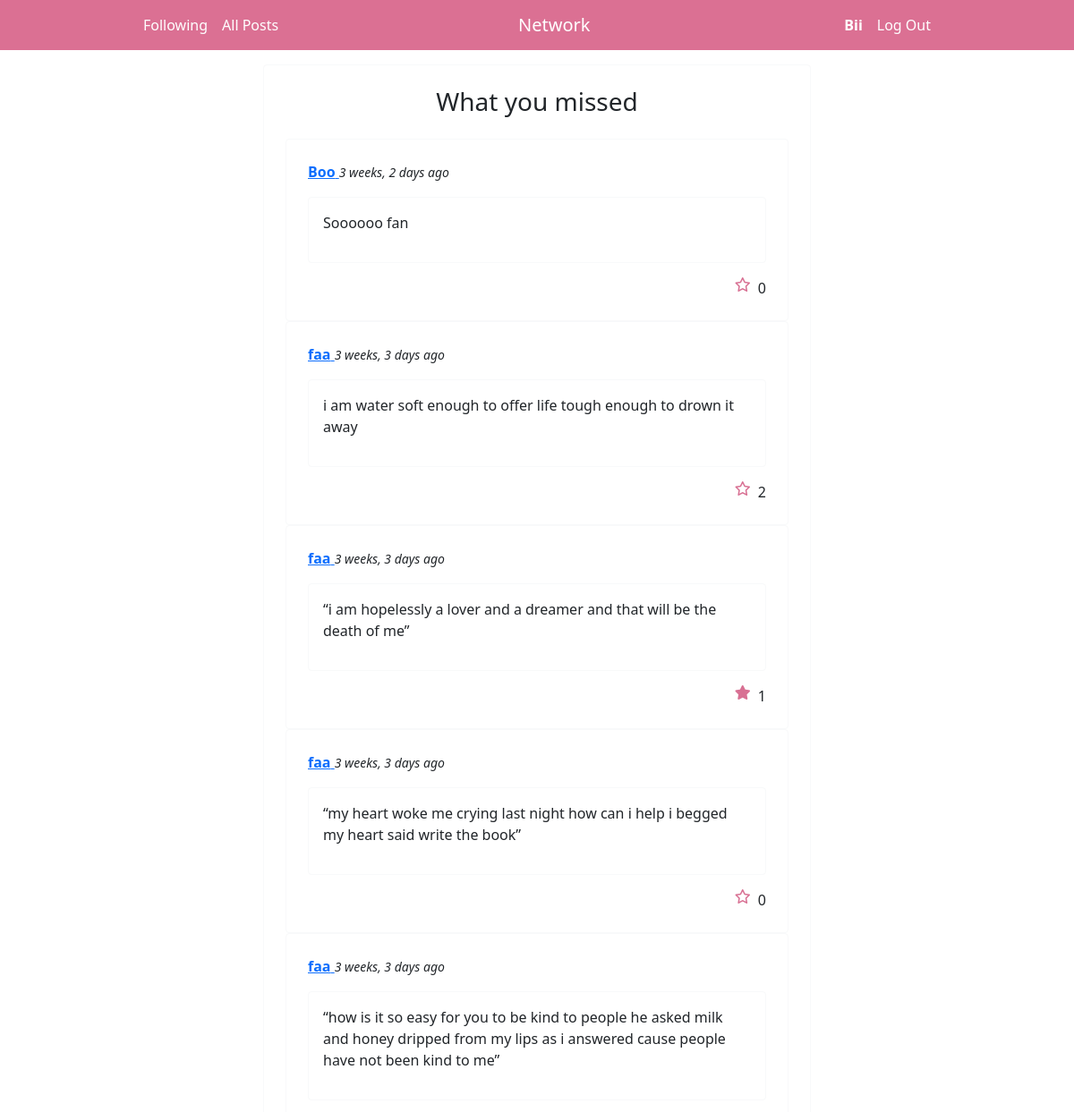
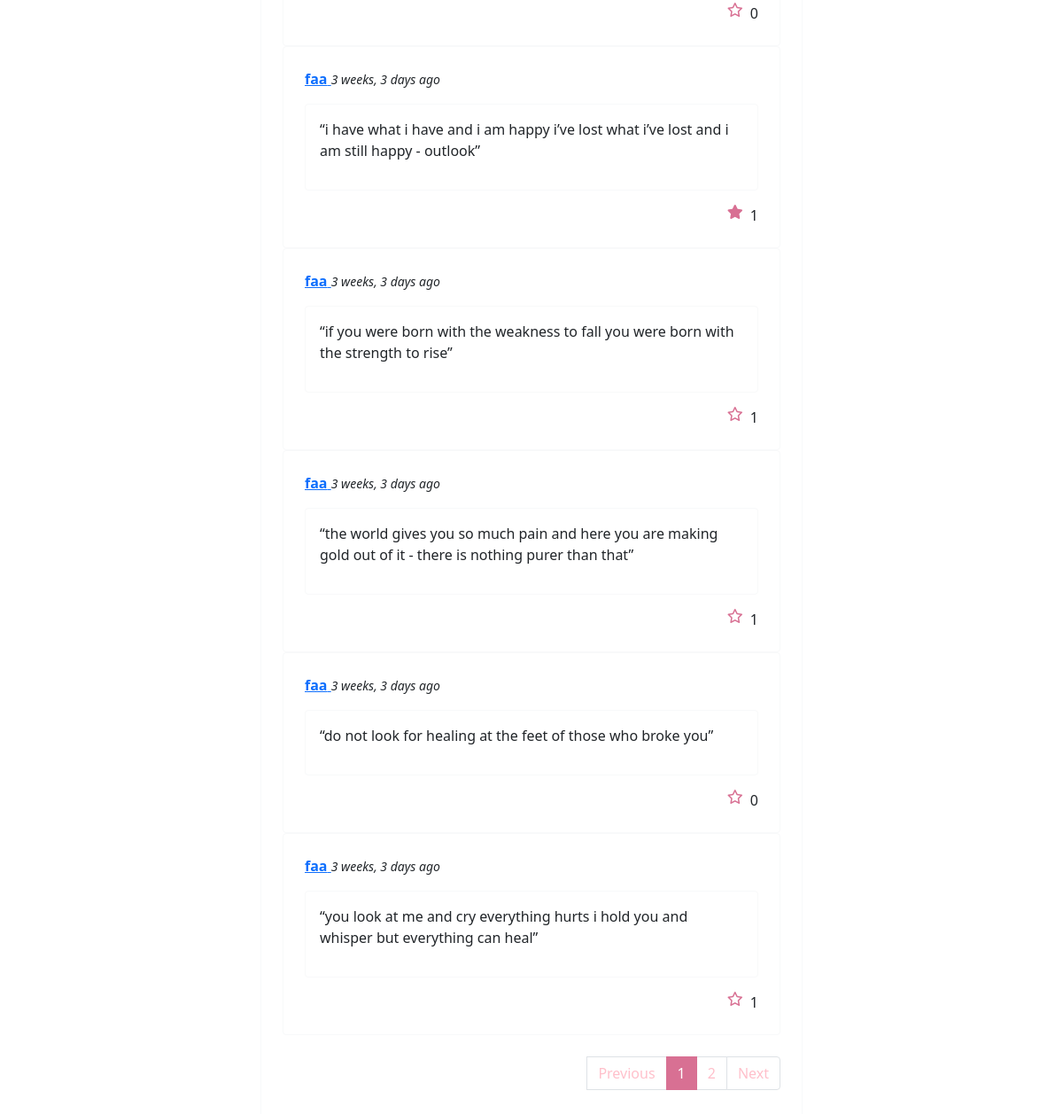
The page /following (signed in) on the database its author committed (2 pictures, top to bottom).
### network/models.py (models this page shows, shortened)
class User(AbstractUser):
    following = models.ManyToManyField("self", blank=True, related_name='followers', symmetrical=False)

class Post(models.Model):
    author = models.ForeignKey(User, on_delete=models.CASCADE, related_name="posts")
    content = models.CharField(max_length=10000)
    created_at = models.DateTimeField(auto_now_add=True)
    liked_by = models.ManyToManyField(User, blank=True, related_name="likes")
    def likes(self):
        return self.liked_by.all().count()
    class Meta:
        ordering = ['-created_at']

### network/views.py (the view)
# urls.py: path("following", views.following, name="following"),
@login_required(login_url='login')
def following(request):
    following = User.objects.get(pk=request.user.id).following.all()
    following_ids = following.values_list('pk', flat=True)
    following_posts = Post.objects.filter(author__in=following_ids)
    paginator = Paginator(following_posts, 10)
    page_number = request.GET.get('page', 1)
    page = paginator.get_page(page_number)
    return render(request, "network/following.html", {
        "posts": following_posts,
        "page": page,
        "previous_url": previous_url(page),
        "next_url": next_url(page)
    })

### network/models.py (called while the page is built)
def previous_url(page):
    if page.has_previous():
        previous_url = f'?page={page.previous_page_number()}'
    else:
        previous_url = ''
    return previous_url

def next_url(page):
    if page.has_next():
        next_url = f'?page={page.next_page_number()}'
    else:
        next_url = ''
    return next_url

### network/templates/network/following.html
{% extends "network/layout.html" %}
{% block body %}
    <div class="row justify-content-center">
        <div class="col-6 border border-light p-4 rounded mt-3">
            <h3 class="text-center mb-4">What you missed</h3>
            {% include "network/blockpost.html" %}
        </div>
    </div>
{% endblock %}

### network/templates/network/layout.html (shortened to what this page needs)
{% load static %}
<!DOCTYPE html>
<html lang="en">
    <head>
        <link href="https://cdn.jsdelivr.net/npm/bootstrap@5.1.3/dist/css/bootstrap.min.css" rel="stylesheet">
        <link href="{% static 'network/styles.css' %}" rel="stylesheet">
    </head>
    <body style="background: white;">
        <nav class="navbar navbar-expand-lg navbar-dark" style="background-color: #DB7093; padding-left: 140px; padding-right: 140px;">
            <div class="container-fluid">
                <div class="collapse navbar-collapse" id="navbarTogglerDemo02">
                    {% if user.is_authenticated %}
                    <ul class="navbar-nav mr-auto">
                        <li class="nav-item">
                            <a style="color: #FFFFFF;" class="nav-link" href="{% url 'following' %}">Following</a>
                        </li>
                    </ul>
                    {% endif %}
                    <ul class="navbar-nav mr-auto">
                        <li class="nav-item">
                            <a style="color: #FFFFFF;" class="nav-link" href="{% url 'index' %}">All Posts</a>
                        </li>
                    </ul>
                    <ul class="navbar-nav mx-auto">
                        <li class="nav-item">
                            <a style="color: #FFFFFF;" class="navbar-brand" href="{% url 'index' %}">Network</a>
                        </li>
                    </ul>
                    {% if user.is_authenticated %}
                    <ul class="navbar-nav ml-auto">
                        <li class="nav-item">
                            <a style="color: #FFFFFF;" class="nav-link" href="{% url 'profile' user.id %}"><strong>{{ user.username }}</strong></a>
                        </li>
                        <li class="nav-item">
                            <a style="color: #FFFFFF;" class="nav-link" href="{% url 'logout' %}">Log Out</a>
                        </li>
                    </ul>
                    {% endif %}
                </div>
            </div>
        </nav>
        <div class="body">
            {% block body %}
            {% endblock %}
        </div>
    </body>
</html>

### network/templates/network/blockpost.html (shortened to what this page needs)
{% load humanize %}
{% load static %}
        {% for post in page.object_list %}
        <div class="border border-light p-4 rounded">
            <div id="post_headline_{{ post.id }}">
                <a href="{% url 'profile' post.author.id %}">
                    <strong>{{ post.author }}</strong>
                </a>
                <em><small>{{ post.created_at|naturaltime }}</small></em>
            </div>
            <div id="post_contentgroup_{{ post.id }}" class="border border-light p-3 rounded mt-3">
                <p id="post_content_{{ post.id }}">{{ post.content }}</p>
            </div>
            <div id="post_likes_{{ post.id }}" class="d-grid gap-2 d-md-flex justify-content-md-end mt-3">
                {% if user.is_authenticated %}
                <i id="post_likeicon_{{ post.id }}" data-id="{{ post.id }}" class="likeicon {% if user in post.liked_by.all %}fa-solid{% else %}fa-regular{% endif %} fa-star"></i>
                {% else %}
                <i class="likeicon {% if post.likes != 0 %}fa-solid{% else %}fa-regular{% endif %} fa-star"></i>
                {% endif %}
                <span id="post_likecount_{{ post.id }}">{{ post.likes }}</span>
            </div>
        </div>
        {% empty %}
        <div class="row justify-content-center mt-5">
            No post
        </div>
        {% endfor %}
        {% if page.object_list %}
        <nav aria-label="...">
            <ul class="pagination justify-content-end mt-4">
                <li class="page item {% if not page.has_previous %} disabled {% endif %}" >
                    <a class="page-link pagination" href="{{ previous_url }}" tabindex="-1" aria-disabled="true">Previous</a>
                </li>
                {% for n in page.paginator.page_range %}
                    {% if n == page.number %}
                    <li aria-current="page" class="page-item active">
                        <span class="page-link" style="border-color: #d87093; background-color: #d87093;">
                        {{ n }}
                        </span>
                    </li>
                    {% elif n < page.number|add:3 and n > page.number|add:-3 %}
                    <li class="page-item">
                        <a class="page-link pagination" href="{{GET_params.urlencode}}?page={{ n }}">{{ n }}</a>
                    </li>
                    {% endif %}
                {% endfor %}
                <li class="page-item {% if not page.has_next %} disabled {% endif %}">
                    <a class="page-link pagination" href="{{ next_url }}">Next</a>
                </li>
            </ul>
        </nav>
        {% endif %}

### network/static/network/styles.css (style rules this page uses)
.likeicon { color: #d87093; }
.pagination { color: pink; }

### rows shown on the page
User: username "Bii"
Post: author "Boo", created_at "3 weeks, 2 days ago", content "Soooooo fan", likes "0"
Post: author "faa", created_at "3 weeks, 3 days ago", content "i am water soft enough to offer life tough enough to drown it away", likes "2"
Post: author "faa", created_at "3 weeks, 3 days ago", content "“i am hopelessly a lover and a dreamer and that will be the death of me”", likes "1"
Post: author "faa", created_at "3 weeks, 3 days ago", content "“my heart woke me crying last night how can i help i begged my heart said write the book”", likes "0"
Post: author "faa", created_at "3 weeks, 3 days ago", content "“how is it so easy for you to be kind to people he asked milk and honey dripped from my lips as i answered cause people have not been kind to me”", likes "0"
Post: author "faa", created_at "3 weeks, 3 days ago", content "“i have what i have and i am happy i’ve lost what i’ve lost and i am still happy - outlook”", likes "1"
Post: author "faa", created_at "3 weeks, 3 days ago", content "“if you were born with the weakness to fall you were born with the strength to rise”", likes "1"
Post: author "faa", created_at "3 weeks, 3 days ago", content "“the world gives you so much pain and here you are making gold out of it - there is nothing purer than that”", likes "1"
Post: author "faa", created_at "3 weeks, 3 days ago", content "“do not look for healing at the feet of those who broke you”", likes "0"
Post: author "faa", created_at "3 weeks, 3 days ago", content "“you look at me and cry everything hurts i hold you and whisper but everything can heal”", likes "1"

### other values the page prints
{{ n }} "1"
{{ n }} "2"
